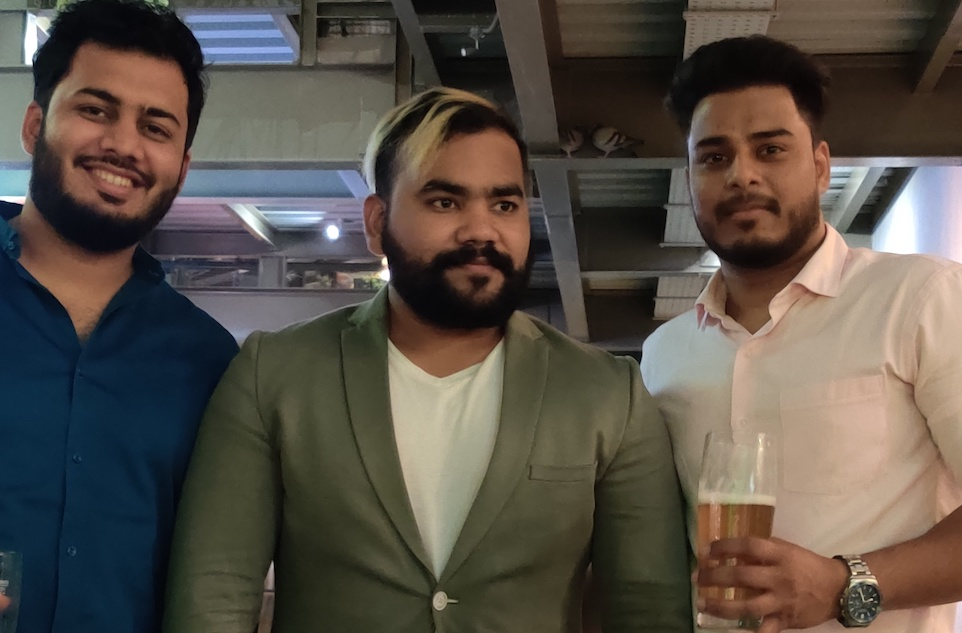
#> input picture OPENCV/IMG_20201129_202622.jpg, 962 x 633 px
$ jupyter execute --allow-errors 'Face detection.ipynb'
#> lines starting #> are read from the running program, lines starting #| are printed output that depends on the picture; after the words box and inside, x2 and y2 are one past the last pixel; in counts of white or black regions, pixels touching at a corner belong together
# Face & Eye Detection using HAAR Cascade Classifiers

### Face Detection

[cell 1]
import numpy as np
import cv2
from cv2 import CascadeClassifier
import warnings
warnings.filterwarnings('ignore')

#OpenCV's CascadeClassifier function to where our classifier (XML file format) is stored
face_classifier = cv2.CascadeClassifier(cv2.data.haarcascades + 'haarcascade_frontalface_default.xml')

def face_detector(img):

    #converting image to grayscale
    gray = cv2.cvtColor(img, cv2.COLOR_BGR2GRAY)

    # Our classifier returns the ROI of the detected face as a tuple It stores the top left coordinate and the bottom right coordiantes
    faces = face_classifier.detectMultiScale(gray, 1.3, 5)

    # When no faces detected, face_classifier returns and empty tuple
    if faces == ():
        print("No Face Found")

    # We iterate through our faces array and draw a rectangle over each face in faces
    for (x,y,w,h) in faces:
        cv2.rectangle(img,(x,y),(x+w,y+h),(127,0,255),2)

    return img

# Loading our image
img = cv2.imread('IMG_20201129_202622.jpg')
#> img is the input picture: shape (633, 962, 3); mean B, G, R 71.5, 80.1, 87.9
#> (the rest of this cell did not finish here and is left out)

#> in face_detector, `gray = cv2.cvtColor(img, cv2.COLOR_BGR2GRAY)`:
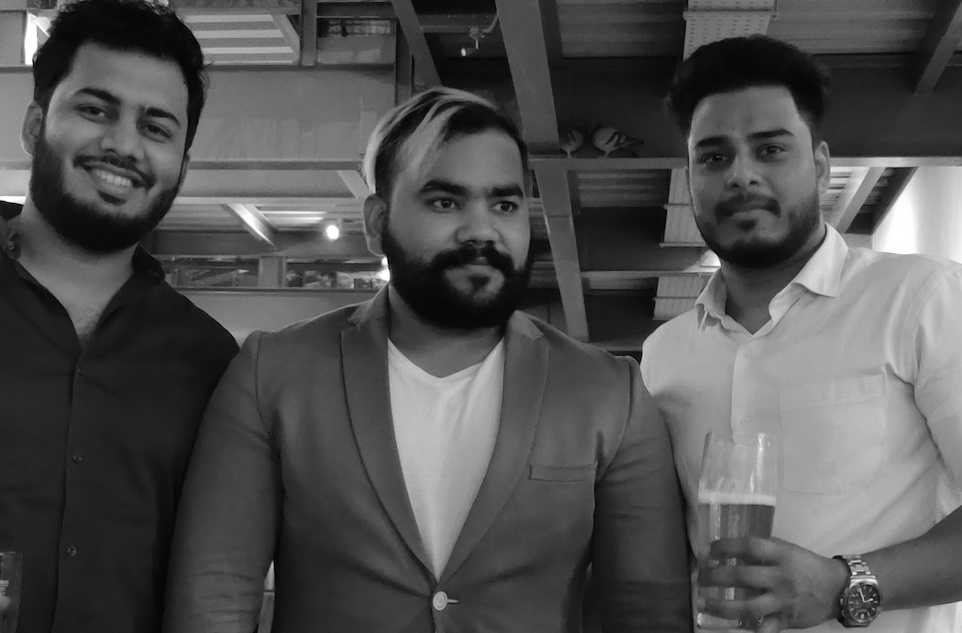
#> gray: shape (633, 962); min 0, max 255, mean 81.4
#> in face_detector, `faces = face_classifier.detectMultiScale(gray, 1.3, 5)`: faces = [[33, 45, 180, 180], [659, 86, 168, 168], [392, 136, 168, 168]]
cv2.waitKey()
cv2.destroyAllWindows()

[cell 2]
import cv2
from cv2 import CascadeClassifier
import numpy as np
import warnings
warnings.filterwarnings('ignore')

#OpenCV's CascadeClassifier function to where our classifier (XML file format) is stored
face_classifier = cv2.CascadeClassifier(cv2.data.haarcascades +'haarcascade_frontalface_default.xml')
eye_classifier = cv2.CascadeClassifier(cv2.data.haarcascades +'haarcascade_eye.xml')

def face_and_eye_detector(img):

    # Convert image to grayscale
    gray = cv2.cvtColor(img, cv2.COLOR_BGR2GRAY)

    # Our classifier returns the ROI of the detected face as a tuple It stores the top left coordinate and the bottom right coordiantes
    faces = face_classifier.detectMultiScale(gray, 1.3, 5)

    # When no faces detected, face_classifier returns image
    if faces is ():
        return img

    # We iterate through our faces array and draw a rectangle over each face in faces
    for (x,y,w,h) in faces:
        cv2.rectangle(img,(x,y),(x+w,y+h),(255,0,0),2)
        roi_gray = gray[y:y+h, x:x+w]
        roi_color = img[y:y+h, x:x+w]
        eyes = eye_classifier.detectMultiScale(roi_gray)

        for (ex,ey,ew,eh) in eyes:
            cv2.rectangle(roi_color,(ex,ey),(ex+ew,ey+eh),(0,0,255),2)
#> this loop made 3 passes
#> (x, y, w, h, eyes) on passes 1 to 3: (33, 45, 180, 180, [[104, 68, 33, 33], [39, 44, 44, 44], [88, 46, 59, 59]]), (659, 86, 168, 168, [[87, 43, 42, 42], [34, 51, 41, 41]]), (392, 136, 168, 168, [[29, 44, 43, 43], [96, 54, 33, 33]])
#> pass 1, in face_and_eye_detector, `roi_gray = gray[y:y+h, x:x+w]`:
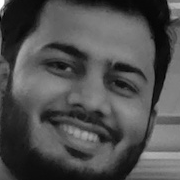
#> roi_gray: shape (180, 180); min 1, max 255, mean 79.5
#> pass 1, in face_and_eye_detector, `roi_color = img[y:y+h, x:x+w]`:
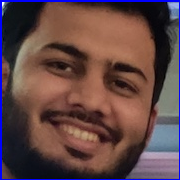
#> roi_color: shape (180, 180, 3); mean B, G, R 70.6, 70.2, 97.2
#> pass 2, in face_and_eye_detector, `roi_gray = gray[y:y+h, x:x+w]`:
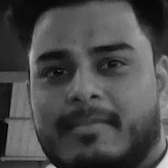
#> roi_gray: shape (168, 168); min 0, max 220, mean 74.1
#> pass 2, in face_and_eye_detector, `roi_color = img[y:y+h, x:x+w]`:
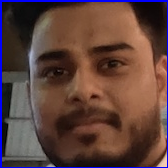
#> roi_color: shape (168, 168, 3); mean B, G, R 60.7, 65.8, 93.7
#> after the loop:
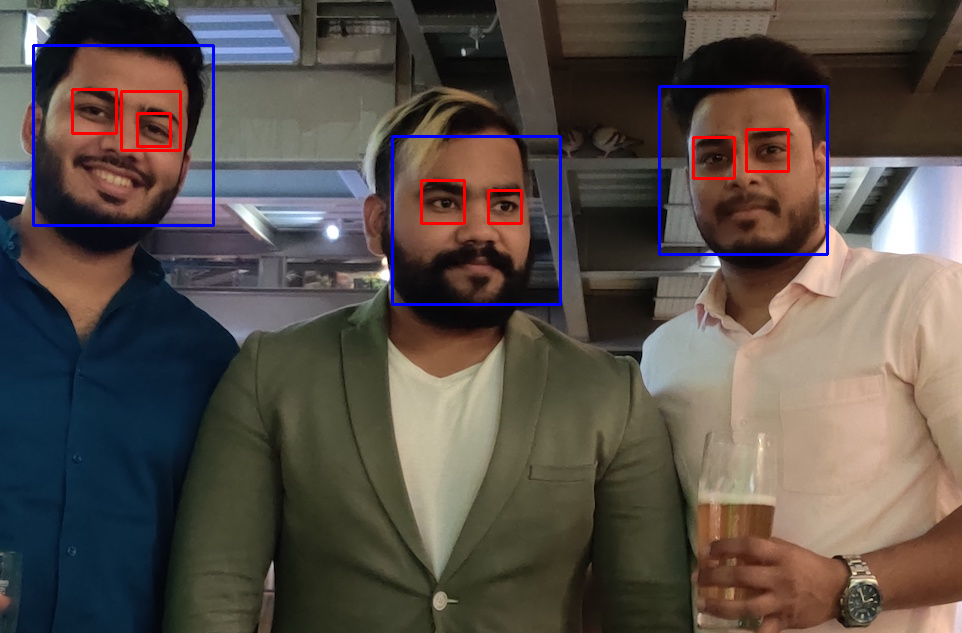
#> img: shape (633, 962, 3); 1.59% of pixels changed, all inside (x1, y1, x2, y2) = (32, 44, 829, 306)
#> after the loop:
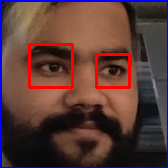
#> roi_color: shape (168, 168, 3); mean B, G, R 56.5, 58.6, 90.6
#> after the loop:
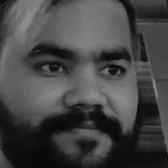
#> roi_gray: shape (168, 168); min 4, max 146, mean 69.3
    return img

# Loading our image
img = cv2.imread('IMG_20201129_202622.jpg')

cv2.imshow('Our Face Extractor', face_and_eye_detector(img))
cv2.waitKey()
cv2.destroyAllWindows()

$ run again, with OPENCV/Trump.jpg copied over OPENCV/IMG_20201129_202622.jpg
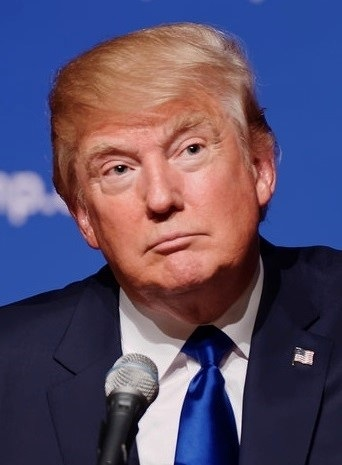
#> input picture OPENCV/Trump.jpg, 342 x 465 px
#> img is the input picture: shape (465, 342, 3); mean B, G, R 104.9, 77.8, 89.5
#> in face_detector, `gray = cv2.cvtColor(img, cv2.COLOR_BGR2GRAY)`:
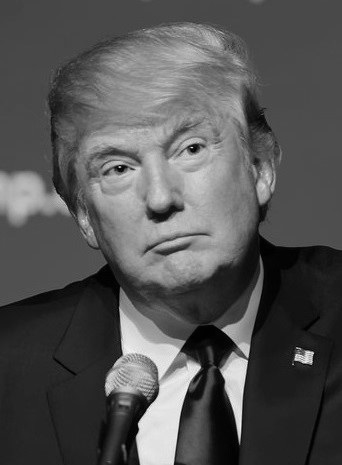
#> gray: shape (465, 342); min 0, max 252, mean 84.4
#> in face_detector, `faces = face_classifier.detectMultiScale(gray, 1.3, 5)`: faces = [[53, 70, 215, 215]]
#> the loop in face_and_eye_detector, `for (x,y,w,h) in faces:` made 1 pass
#> (x, y, w, h, eyes) on pass 1: (53, 70, 215, 215, [[54, 86, 25, 25], [114, 57, 43, 43], [43, 72, 48, 48]])
#> after the loop in face_and_eye_detector, `for (x,y,w,h) in faces:`:
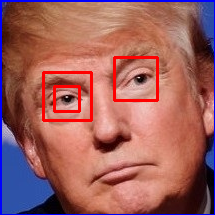
#> roi_color: shape (215, 215, 3); mean B, G, R 94.3, 96, 158
